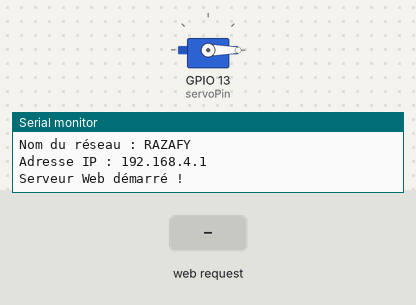
A program run on a simulated ESP32. On the bench: servo, the last lines printed to the serial monitor. The inputs (shaded band) are chosen by the test bench. Storage starts empty.

Above: at 1.2 s.
1.3 s: HTTP request GET /open received
At 2.5 s:
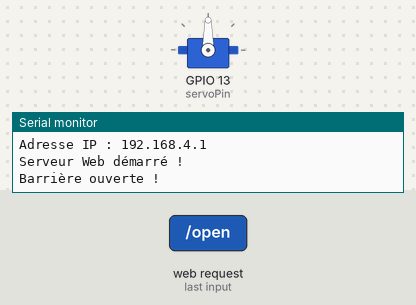
2.8 s: HTTP request GET /close received
At 3.8 s:
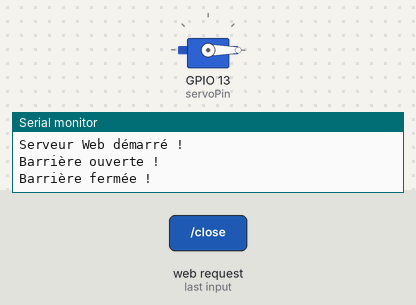
Timing chart, 0 to 5.8 s (numbered marks = the images above; inputs shaded):
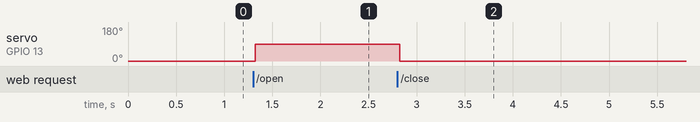

Measured:
- after the input at 1.3 s, servo on GPIO 13 (servoPin): 0° → 90° at once
- after the input at 2.8 s, servo on GPIO 13 (servoPin): 90° → 0° at once

The program:

main.cpp
```cpp
#include <Arduino.h>
#include <WiFi.h>
#include <ESPAsyncWebServer.h>
#include <AsyncTCP.h>
#include <ESP32Servo.h>
#include <SPIFFS.h>

// ---------------------------
// 🔹 1. Paramètres WiFi
// ---------------------------
const char* ssid = "RAZAFY";
const char* password = "123456789"; // mot de passe du WiFi AP

// ---------------------------
// 🔹 2. Initialisation des objets
// ---------------------------
AsyncWebServer server(80);  // Création du serveur web sur le port 80
Servo myServo;              // Création de l’objet servo
const int servoPin = 13;    // Broche de signal PWM
int servoAngle = 0;         // Position actuelle du servo

// ---------------------------
// 🔹 3. Fonction setup()
// ---------------------------
void setup() {
  Serial.begin(115200);
  Serial.println();

  // ---------------------------
  // Monter SPIFFS
  // ---------------------------
  if(!SPIFFS.begin(true)){   // true : crée le système de fichiers si absent
      Serial.println("Erreur : SPIFFS n'a pas pu être monté !");
      return;
  }
  Serial.println("SPIFFS monté avec succès !");

  // ---------------------------
  // Configuration du Servo
  // ---------------------------
  myServo.attach(servoPin);
  myServo.write(0); // Position initiale

  // ---------------------------
  // Création du WiFi Access Point
  // ---------------------------
  WiFi.softAP(ssid, password);
  Serial.println("WiFi AP créé !");
  Serial.print("Nom du réseau : ");
  Serial.println(ssid);
  Serial.print("Adresse IP : ");
  Serial.println(WiFi.softAPIP());

  // ---------------------------
  // 🔹 4. Routes du serveur web
  // ---------------------------
  server.on("/", HTTP_GET, [](AsyncWebServerRequest *request){
    request->send(SPIFFS, "/index.html", "text/html");
  });

  server.serveStatic("/style.css", SPIFFS, "/style.css");
  server.serveStatic("/script.js", SPIFFS, "/script.js");

  server.on("/open", HTTP_GET, [](AsyncWebServerRequest *request){
    myServo.write(90);
    servoAngle = 90;
    Serial.println("Barrière ouverte !");
    request->send(200, "text/plain", "OPENED");
  });

  server.on("/close", HTTP_GET, [](AsyncWebServerRequest *request){
    myServo.write(0);
    servoAngle = 0;
    Serial.println("Barrière fermée !");
    request->send(200, "text/plain", "CLOSED");
  });

  server.on("/status", HTTP_GET, [](AsyncWebServerRequest *request){
    String status = (servoAngle == 90) ? "OPEN" : "CLOSED";
    request->send(200, "text/plain", status);
  });

  // ---------------------------
  // 🔹 5. Démarrage du serveur
  // ---------------------------
  server.begin();
  Serial.println("Serveur Web démarré !");
}

// ---------------------------
// 🔹 6. Boucle principale
// ---------------------------
void loop() {
  // Pas besoin de code ici, tout est géré par AsyncWebServer
}
```
